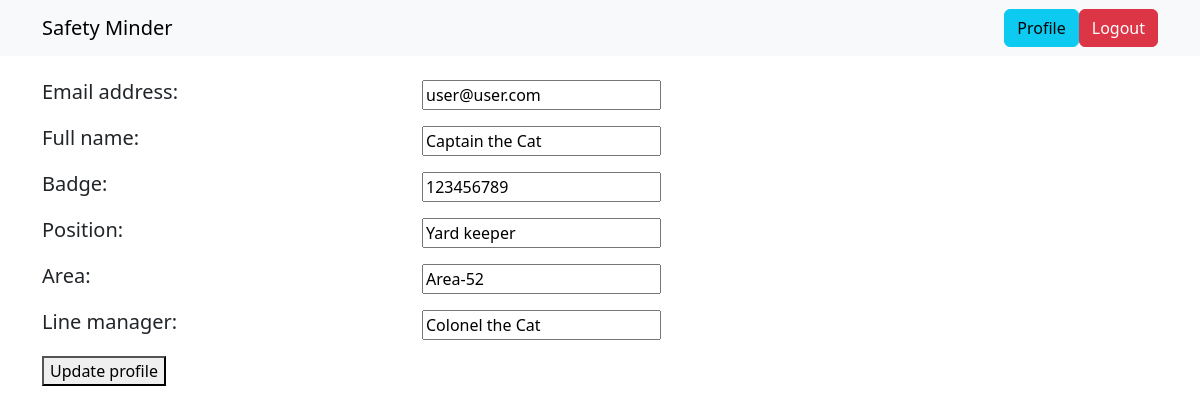
Screenshot of /safety-minder/profile/update (signed in) with the database file from the repository.
### app_users/models.py (models this page shows, shortened)
class CustomUser(AbstractUser, PermissionsMixin):
    email = models.EmailField(_('email address'), unique=True)
    username = models.CharField(max_length=30, unique=False, blank=True, null=True)
    full_name = models.CharField(max_length=100, unique=True, blank=False, null=False)
    badge = models.PositiveIntegerField(unique=True, null=True)
    position = models.CharField(max_length=50, unique=False, blank=False, null=False)
    area = models.CharField(max_length=50, unique=False, blank=False, null=True)
    line_manager = models.CharField(max_length=100, unique=False, blank=False, null=True)
    is_active = models.BooleanField(default=True)
    is_superuser = models.BooleanField(default=False)
    is_staff = models.BooleanField(default=False)
    USERNAME_FIELD = 'email'
    REQUIRED_FIELDS = []
    objects = CustomUserManager()
    class Meta:
        verbose_name = "Custom User"
        verbose_name_plural = "Custom Users"

### app_main_site/views.py (the view)
# urls.py: path("profile/update", views.update_profile, name="update_profile"),
def update_profile(request):
    current_profile = get_object_or_404(CustomUser, pk=request.user.id)
    if request.method == "POST":
        form = ProfileForm(request.POST, instance=current_profile)
        if form.is_valid():
            form.save()
            return redirect(reverse("app_main_site:profile"))
    else:
        form = ProfileForm(instance=current_profile)
        return render(request, "app_main_site/update_profile.html", {"form": form})

### app_users/forms.py
class ProfileForm(forms.ModelForm):
    class Meta:
        model = CustomUser
        fields = ('email', 'full_name', 'badge', 'position', 'area', 'line_manager')

### app_main_site/templates/app_main_site/update_profile.html (shortened to what this page needs)
{% extends "app_main_site/base.html" %}
{% block content %}
<form method="post" class="update_profile">
    {% for item in form %}
        <div class="row">
            <div class="col-md-4 col-12">
                <h5>{{ item.label_tag }}</h5>
            </div>
            <div class="col-md-8 col-12">
                <p>{{ item }}</p>
            </div>
        </div>
    {% endfor %}
    <button type="submit">Update profile</button>
</form>
{% endblock%}

### rows the page displays
CustomUser: form "user@user.com" "Captain the Cat" "123456789" "Yard keeper" "Area-52" "Colonel the Cat"

### other values shown
{{ item.label_tag }} "Email address:" "Full name:" "Badge:" "Position:" "Area:" "Line manager:"
